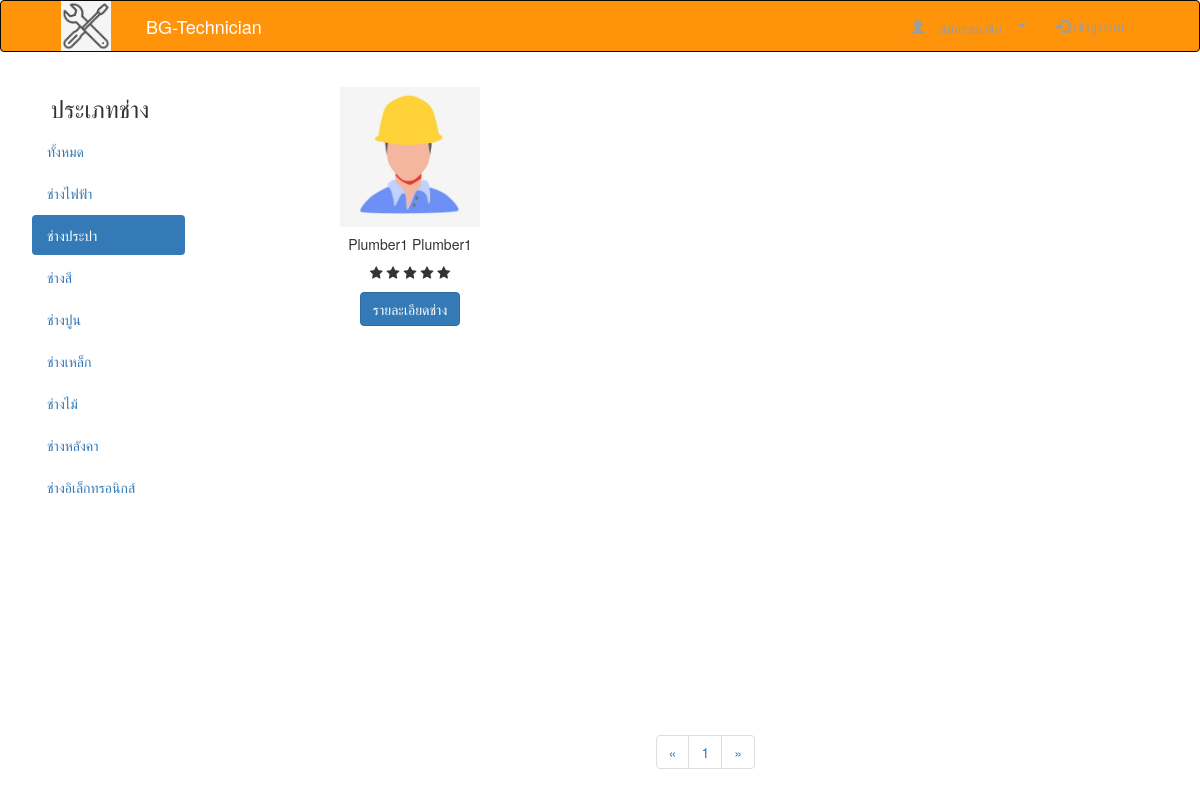
The app's page /index.php?id=2&value=Plumber, older data.
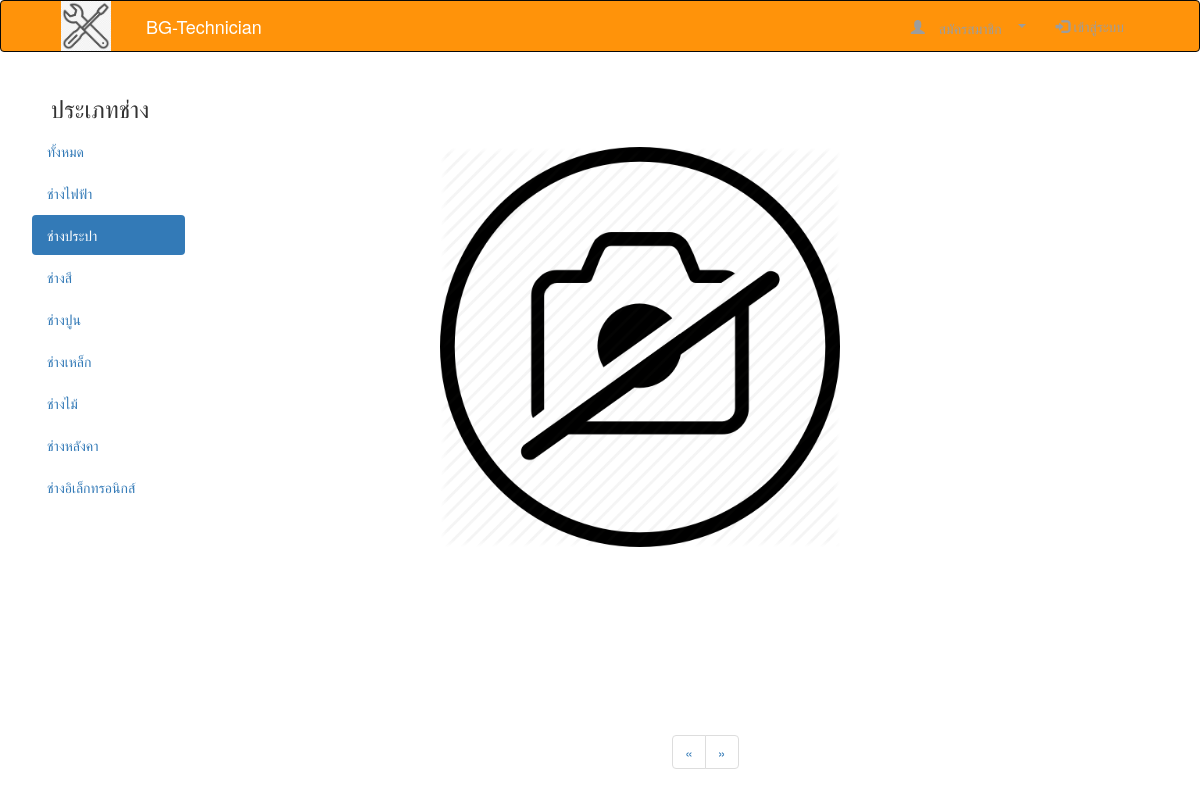
The same page, newer data.
### tables this page shows
CREATE TABLE `users` (
  `id` int(10) NOT NULL,
  `email` varchar(100) NOT NULL,
  `password` varchar(1000) NOT NULL,
  `firstname` varchar(100) NOT NULL,
  `lastname` varchar(100) NOT NULL,
  `sex` enum('male','female') NOT NULL,
  `address` varchar(1000) DEFAULT NULL,
  `contact` varchar(100) DEFAULT NULL,
  `detail` varchar(1000) DEFAULT NULL,
  `status` enum('user','admin','technician','wait','wait-fix','fixed') NOT NULL,
  `avatar_path` varchar(1000) DEFAULT NULL,
  `certificate_id` varchar(100) DEFAULT NULL,
  `star` float NOT NULL
);

### index.php (the view, shortened to what the changed rows need)
<?php
require 'header.php';
require 'connection.php';
@$id = $_GET['id'];
@$value = $_GET['value'];
$perpage = 6;
if (isset($_GET['page'])) {
    $page = $_GET['page'];
} else {
    $page = 1;
}
$start = ($page - 1) * $perpage;
if($value==''){
    $sql = "select * from users WHERE status ='technician' limit {$start} , {$perpage} ";
$result = mysqli_query($connect, $sql);
}else{
    $sql = "SELECT us.id, us.firstname, us.lastname, us.avatar_path, us.star
FROM users as us
LEFT JOIN work as wk
ON us.email = wk.email WHERE wk.work_name ='$value'and us.status='technician' limit {$start} , {$perpage}";
    $result = mysqli_query($connect, $sql);
}
$rowcount = mysqli_num_rows($result);
?>
<!DOCTYPE html>
<html lang="en">
<head>
</head>
<body>
<div  class="col-md-12 wrapper"  style=" margin-top: 15px;">
    <div class="row wrapper" >
        <div class="col-md-2" style="margin-right: 5%;margin-top: -1%;">
            <h3 align="center">ประเภทช่าง</h3>
            <ul class="nav nav-pills nav-stacked" style="margin-left: 10%; ">
            </ul>
        </div>
        <?php if ($rowcount == 0) { ?>
        <img class="card-img-top" src="img/no_camera-512.png" alt="Card image cap" width="400px" style="margin-left: 15%; margin-top: 5% ; margin-bottom: 5%">
        <?php } ?>
<?php while ($row = mysqli_fetch_array($result)) { ?>
    <div class="col-md-3" style="text-align: center; margin-bottom: 5%;" >
            <div class="card" style="width: auto;">
                <img class="card-img-top" src="<?php echo $row['avatar_path']?>" alt="Card image cap" width="140px">
                <div class="card-body">
                    <h5 class="card-title"><?php echo $row['firstname']; echo "\n\n"; echo $row['lastname'];?></h5>
                    <div class="row" style="margin-bottom: 10px">
                            <span class="fa fa-star <?php if ($row['star']>=1){echo "checked";} ?>"></span>
                            <span class="fa fa-star <?php if ($row['star']>=2){echo "checked";} ?>"></span>
                            <span class="fa fa-star <?php if ($row['star']>=3){echo "checked";} ?>"></span>
                            <span class="fa fa-star <?php if ($row['star']>=4){echo "checked";} ?>"></span>
                            <span class="fa fa-star <?php if ($row['star']>=5){echo "checked";} ?>"></span>
                    </div>
                    <a href="profile-all.php?id=<?php echo $row['id'] ?>" class="btn btn-primary">รายละเอียดช่าง</a>
                </div>
            </div>
        </div>
<?php }
if($value==''){
    $sql2 = "select * from users WHERE status ='technician' ";
    $query2 = mysqli_query($connect, $sql2);
    $total_record = mysqli_num_rows($query2);
    $total_page = ceil($total_record / $perpage);
}else{
    $sql2 = "SELECT us.id, us.firstname, us.lastname, us.avatar_path, us.star
FROM users as us
LEFT JOIN work as wk
ON us.email = wk.email WHERE wk.work_name ='$value' and us.status='technician'";
    $query2 = mysqli_query($connect, $sql2);
    $total_record = mysqli_num_rows($query2);
    $total_page = ceil($total_record / $perpage);
}
?>
</div>
    <div class="footer">
            <nav style="margin-left: 18%">
                <ul class="pagination">
                    <?php for($i=1;$i<=$total_page;$i++){ ?>
                        <li><a href="index.php?page=<?php echo $i; ?>&id=<?php echo $id?>&value=<?php echo $value ?>"><?php echo $i; ?></a></li>
                    <?php } ?>
                </ul>
            </nav>
    </div>
</body>
</html>

Row changes from the older to the newer data that the page shows:
removed users: avatar_path (picture), firstname "Plumber1", lastname "Plumber1"
Text that changed along with them:
list line gone: "1"
